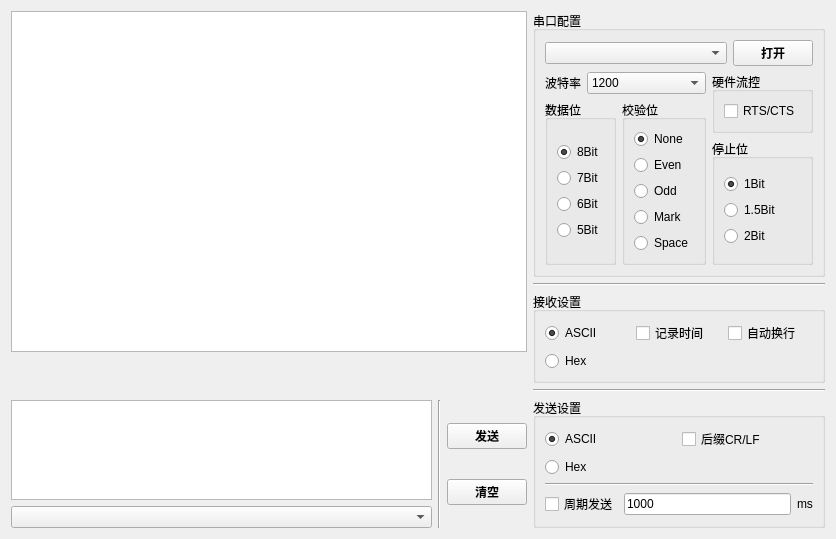
<?xml version="1.0" encoding="UTF-8"?>
<ui version="4.0">
 <class>Form</class>
 <widget class="QWidget" name="Form">
  <property name="geometry">
   <rect>
    <x>0</x>
    <y>0</y>
    <width>836</width>
    <height>516</height>
   </rect>
  </property>
  <property name="windowTitle">
   <string>Form</string>
  </property>
  <layout class="QVBoxLayout" name="verticalLayout_19">
   <item>
    <layout class="QHBoxLayout" name="horizontalLayout_9" stretch="1,0">
     <item>
      <layout class="QVBoxLayout" name="verticalLayout_18" stretch="8,1,3">
       <item>
        <widget class="QTextBrowser" name="textBrowserReceive">
         <property name="acceptRichText">
          <bool>false</bool>
         </property>
         <property name="openLinks">
          <bool>false</bool>
         </property>
        </widget>
       </item>
       <item>
        <spacer name="verticalSpacer_6">
         <property name="orientation">
          <enum>Qt::Vertical</enum>
         </property>
         <property name="sizeHint" stdset="0">
          <size>
           <width>20</width>
           <height>40</height>
          </size>
         </property>
        </spacer>
       </item>
       <item>
        <layout class="QHBoxLayout" name="horizontalLayout_7">
         <item>
          <layout class="QVBoxLayout" name="verticalLayout_15">
           <item>
            <widget class="QTextEdit" name="textEditSend">
             <property name="acceptRichText">
              <bool>false</bool>
             </property>
            </widget>
           </item>
           <item>
            <widget class="QComboBox" name="comboBoxSndHistory"/>
           </item>
          </layout>
         </item>
         <item>
          <widget class="Line" name="line_4">
           <property name="orientation">
            <enum>Qt::Vertical</enum>
           </property>
          </widget>
         </item>
         <item>
          <layout class="QVBoxLayout" name="verticalLayout_14">
           <item>
            <spacer name="verticalSpacer_3">
             <property name="orientation">
              <enum>Qt::Vertical</enum>
             </property>
             <property name="sizeHint" stdset="0">
              <size>
               <width>20</width>
               <height>40</height>
              </size>
             </property>
            </spacer>
           </item>
           <item>
            <widget class="QPushButton" name="pushButtonSend">
             <property name="font">
              <font>
               <weight>75</weight>
               <bold>true</bold>
              </font>
             </property>
             <property name="text">
              <string>发送</string>
             </property>
            </widget>
           </item>
           <item>
            <spacer name="verticalSpacer_5">
             <property name="orientation">
              <enum>Qt::Vertical</enum>
             </property>
             <property name="sizeHint" stdset="0">
              <size>
               <width>20</width>
               <height>40</height>
              </size>
             </property>
            </spacer>
           </item>
           <item>
            <widget class="QPushButton" name="pushButtonClear">
             <property name="font">
              <font>
               <weight>75</weight>
               <bold>true</bold>
              </font>
             </property>
             <property name="text">
              <string>清空</string>
             </property>
            </widget>
           </item>
           <item>
            <spacer name="verticalSpacer_4">
             <property name="orientation">
              <enum>Qt::Vertical</enum>
             </property>
             <property name="sizeHint" stdset="0">
              <size>
               <width>20</width>
               <height>40</height>
              </size>
             </property>
            </spacer>
           </item>
          </layout>
         </item>
        </layout>
       </item>
      </layout>
     </item>
     <item>
      <layout class="QVBoxLayout" name="verticalLayout_17">
       <item>
        <widget class="QGroupBox" name="groupBox_5">
         <property name="font">
          <font>
           <italic>false</italic>
          </font>
         </property>
         <property name="title">
          <string>串口配置</string>
         </property>
         <layout class="QVBoxLayout" name="verticalLayout_11">
          <item>
           <layout class="QVBoxLayout" name="verticalLayout_10">
            <item>
             <layout class="QHBoxLayout" name="horizontalLayout_2" stretch="1,0">
              <item>
               <widget class="QComboBox" name="comboBoxPort">
                <property name="sizePolicy">
                 <sizepolicy hsizetype="Preferred" vsizetype="Fixed">
                  <horstretch>0</horstretch>
                  <verstretch>0</verstretch>
                 </sizepolicy>
                </property>
               </widget>
              </item>
              <item>
               <widget class="QPushButton" name="pushButtonOpen">
                <property name="font">
                 <font>
                  <weight>75</weight>
                  <bold>true</bold>
                 </font>
                </property>
                <property name="text">
                 <string>打开</string>
                </property>
                <property name="checkable">
                 <bool>true</bool>
                </property>
                <property name="checked">
                 <bool>false</bool>
                </property>
               </widget>
              </item>
             </layout>
            </item>
            <item>
             <layout class="QHBoxLayout" name="horizontalLayout_4">
              <item>
               <layout class="QVBoxLayout" name="verticalLayout_9">
                <item>
                 <layout class="QHBoxLayout" name="horizontalLayout" stretch="0,1">
                  <item>
                   <widget class="QLabel" name="label">
                    <property name="text">
                     <string>波特率</string>
                    </property>
                    <property name="buddy">
                     <cstring>comboBoxBand</cstring>
                    </property>
                   </widget>
                  </item>
                  <item>
                   <widget class="QComboBox" name="comboBoxBand">
                    <property name="currentText">
                     <string>1200</string>
                    </property>
                    <property name="currentIndex">
                     <number>2</number>
                    </property>
                    <item>
                     <property name="text">
                      <string>300</string>
                     </property>
                    </item>
                    <item>
                     <property name="text">
                      <string>600</string>
                     </property>
                    </item>
                    <item>
                     <property name="text">
                      <string>1200</string>
                     </property>
                    </item>
                    <item>
                     <property name="text">
                      <string>New Item</string>
                     </property>
                    </item>
                    <item>
                     <property name="text">
                      <string>New Item</string>
                     </property>
                    </item>
                   </widget>
                  </item>
                 </layout>
                </item>
                <item>
                 <layout class="QHBoxLayout" name="horizontalLayout_3">
                  <item>
                   <widget class="QGroupBox" name="groupBox_datasize">
                    <property name="title">
                     <string>数据位</string>
                    </property>
                    <layout class="QVBoxLayout" name="verticalLayout_7">
                     <item>
                      <layout class="QVBoxLayout" name="verticalLayout">
                       <item>
                        <widget class="QRadioButton" name="radioButtonData8Bit">
                         <property name="text">
                          <string>8Bit</string>
                         </property>
                         <property name="checked">
                          <bool>true</bool>
                         </property>
                        </widget>
                       </item>
                       <item>
                        <widget class="QRadioButton" name="radioButtonData7Bit">
                         <property name="text">
                          <string>7Bit</string>
                         </property>
                        </widget>
                       </item>
                       <item>
                        <widget class="QRadioButton" name="radioButtonData6Bit">
                         <property name="text">
                          <string>6Bit</string>
                         </property>
                        </widget>
                       </item>
                       <item>
                        <widget class="QRadioButton" name="radioButtonData5Bit">
                         <property name="text">
                          <string>5Bit</string>
                         </property>
                        </widget>
                       </item>
                      </layout>
                     </item>
                    </layout>
                   </widget>
                  </item>
                  <item>
                   <widget class="QGroupBox" name="groupBox_parity">
                    <property name="title">
                     <string>校验位</string>
                    </property>
                    <layout class="QVBoxLayout" name="verticalLayout_5">
                     <item>
                      <layout class="QVBoxLayout" name="verticalLayout_3">
                       <item>
                        <widget class="QRadioButton" name="radioButtonParityNone">
                         <property name="text">
                          <string>None</string>
                         </property>
                         <property name="checked">
                          <bool>true</bool>
                         </property>
                        </widget>
                       </item>
                       <item>
                        <widget class="QRadioButton" name="radioButtonParityEven">
                         <property name="text">
                          <string>Even</string>
                         </property>
                        </widget>
                       </item>
                       <item>
                        <widget class="QRadioButton" name="radioButtonParityOdd">
                         <property name="text">
                          <string>Odd</string>
                         </property>
                        </widget>
                       </item>
                       <item>
                        <widget class="QRadioButton" name="radioButtonParityMark">
                         <property name="text">
                          <string>Mark</string>
                         </property>
                        </widget>
                       </item>
                       <item>
                        <widget class="QRadioButton" name="radioButtonSpace">
                         <property name="text">
                          <string>Space</string>
                         </property>
                        </widget>
                       </item>
                      </layout>
                     </item>
                    </layout>
                   </widget>
                  </item>
                 </layout>
                </item>
               </layout>
              </item>
              <item>
               <layout class="QVBoxLayout" name="verticalLayout_8" stretch="0,1">
                <item>
                 <widget class="QGroupBox" name="groupBox_4">
                  <property name="title">
                   <string>硬件流控</string>
                  </property>
                  <layout class="QVBoxLayout" name="verticalLayout_4">
                   <item>
                    <widget class="QCheckBox" name="checkBoxFlowCtrl">
                     <property name="text">
                      <string>RTS/CTS</string>
                     </property>
                    </widget>
                   </item>
                  </layout>
                 </widget>
                </item>
                <item>
                 <widget class="QGroupBox" name="groupBox_stops">
                  <property name="title">
                   <string>停止位</string>
                  </property>
                  <layout class="QVBoxLayout" name="verticalLayout_6">
                   <item>
                    <layout class="QVBoxLayout" name="verticalLayout_2">
                     <item>
                      <widget class="QRadioButton" name="radioButtonStop1Bit">
                       <property name="text">
                        <string>1Bit</string>
                       </property>
                       <property name="checked">
                        <bool>true</bool>
                       </property>
                      </widget>
                     </item>
                     <item>
                      <widget class="QRadioButton" name="radioButtonStop1_5Bit">
                       <property name="text">
                        <string>1.5Bit</string>
                       </property>
                      </widget>
                     </item>
                     <item>
                      <widget class="QRadioButton" name="radioButtonStop2Bit">
                       <property name="text">
                        <string>2Bit</string>
                       </property>
                      </widget>
                     </item>
                    </layout>
                   </item>
                  </layout>
                 </widget>
                </item>
               </layout>
              </item>
             </layout>
            </item>
           </layout>
          </item>
         </layout>
        </widget>
       </item>
       <item>
        <spacer name="verticalSpacer_8">
         <property name="orientation">
          <enum>Qt::Vertical</enum>
         </property>
         <property name="sizeHint" stdset="0">
          <size>
           <width>20</width>
           <height>40</height>
          </size>
         </property>
        </spacer>
       </item>
       <item>
        <widget class="Line" name="line_2">
         <property name="orientation">
          <enum>Qt::Horizontal</enum>
         </property>
        </widget>
       </item>
       <item>
        <spacer name="verticalSpacer">
         <property name="orientation">
          <enum>Qt::Vertical</enum>
         </property>
         <property name="sizeHint" stdset="0">
          <size>
           <width>20</width>
           <height>40</height>
          </size>
         </property>
        </spacer>
       </item>
       <item>
        <widget class="QGroupBox" name="groupBox_rcv">
         <property name="font">
          <font>
           <italic>false</italic>
          </font>
         </property>
         <property name="title">
          <string>接收设置</string>
         </property>
         <property name="flat">
          <bool>false</bool>
         </property>
         <layout class="QVBoxLayout" name="verticalLayout_13">
          <item>
           <layout class="QHBoxLayout" name="horizontalLayout_8">
            <item>
             <widget class="QRadioButton" name="radioButtonRxAscii">
              <property name="text">
               <string>ASCII</string>
              </property>
              <property name="checked">
               <bool>true</bool>
              </property>
             </widget>
            </item>
            <item>
             <widget class="QCheckBox" name="checkBoxRxRecordTime">
              <property name="text">
               <string>记录时间</string>
              </property>
             </widget>
            </item>
            <item>
             <widget class="QCheckBox" name="checkBoxRxAutoCLRF">
              <property name="text">
               <string>自动换行</string>
              </property>
             </widget>
            </item>
           </layout>
          </item>
          <item>
           <widget class="QRadioButton" name="radioButtonRxHex">
            <property name="text">
             <string>Hex</string>
            </property>
           </widget>
          </item>
         </layout>
        </widget>
       </item>
       <item>
        <spacer name="verticalSpacer_7">
         <property name="orientation">
          <enum>Qt::Vertical</enum>
         </property>
         <property name="sizeHint" stdset="0">
          <size>
           <width>20</width>
           <height>40</height>
          </size>
         </property>
        </spacer>
       </item>
       <item>
        <widget class="Line" name="line_3">
         <property name="orientation">
          <enum>Qt::Horizontal</enum>
         </property>
        </widget>
       </item>
       <item>
        <spacer name="verticalSpacer_2">
         <property name="orientation">
          <enum>Qt::Vertical</enum>
         </property>
         <property name="sizeHint" stdset="0">
          <size>
           <width>20</width>
           <height>40</height>
          </size>
         </property>
        </spacer>
       </item>
       <item>
        <widget class="QGroupBox" name="groupBox_snd">
         <property name="title">
          <string>发送设置</string>
         </property>
         <layout class="QVBoxLayout" name="verticalLayout_16">
          <item>
           <layout class="QVBoxLayout" name="verticalLayout_12">
            <item>
             <layout class="QHBoxLayout" name="horizontalLayout_6">
              <item>
               <widget class="QRadioButton" name="radioButtonTxAscii">
                <property name="text">
                 <string>ASCII</string>
                </property>
                <property name="checked">
                 <bool>true</bool>
                </property>
               </widget>
              </item>
              <item>
               <widget class="QCheckBox" name="checkBoxTxAutoCRLF">
                <property name="text">
                 <string>后缀CR/LF</string>
                </property>
               </widget>
              </item>
             </layout>
            </item>
            <item>
             <widget class="QRadioButton" name="radioButtonTxHex">
              <property name="text">
               <string>Hex</string>
              </property>
             </widget>
            </item>
            <item>
             <widget class="Line" name="line">
              <property name="orientation">
               <enum>Qt::Horizontal</enum>
              </property>
             </widget>
            </item>
            <item>
             <layout class="QHBoxLayout" name="horizontalLayout_5">
              <item>
               <widget class="QCheckBox" name="checkBoxTxPeriodEnable">
                <property name="text">
                 <string>周期发送</string>
                </property>
               </widget>
              </item>
              <item>
               <widget class="QLineEdit" name="lineEditPeriodMs">
                <property name="text">
                 <string>1000</string>
                </property>
               </widget>
              </item>
              <item>
               <widget class="QLabel" name="label_2">
                <property name="text">
                 <string>ms</string>
                </property>
                <property name="buddy">
                 <cstring>lineEditPeriodMs</cstring>
                </property>
               </widget>
              </item>
             </layout>
            </item>
           </layout>
          </item>
         </layout>
        </widget>
       </item>
      </layout>
     </item>
    </layout>
   </item>
  </layout>
 </widget>
 <resources/>
 <connections/>
</ui>
